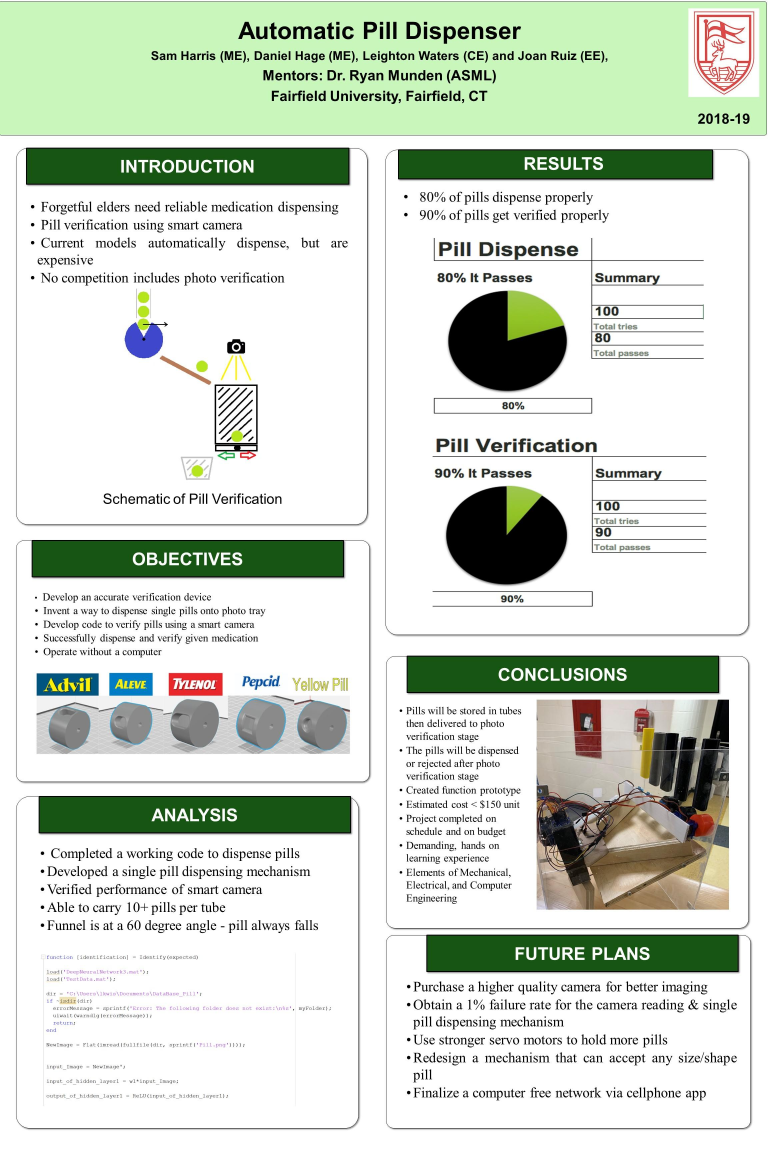
%> input picture sd.jfif, 2304 x 3456 px (shown at 1/3 size)
$ octave --eval "result = Flat(imread('../../sd.jfif'));"   (GNU Octave 9; MATLAB toolbox functions it lacks are replaced by stand-ins)
%> lines starting %> are read from the running program, lines starting %| are printed output that depends on the picture
function [ imf ] = Flat( image )

img = imcrop(image,[1,1,159,119]); % crops image to picture
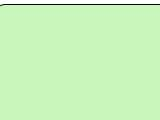
%> img: size 120x160x3 uint8; mean R, G, B 201.1, 244.2, 187.9
img = imcrop(img,[42,7,95,90]); % crops image to only botom of box
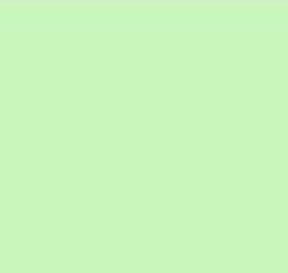
%> img: size 91x96x3 uint8 (shown 3 times larger); mean R, G, B 201, 246, 187.2

%> (the run ends here)
